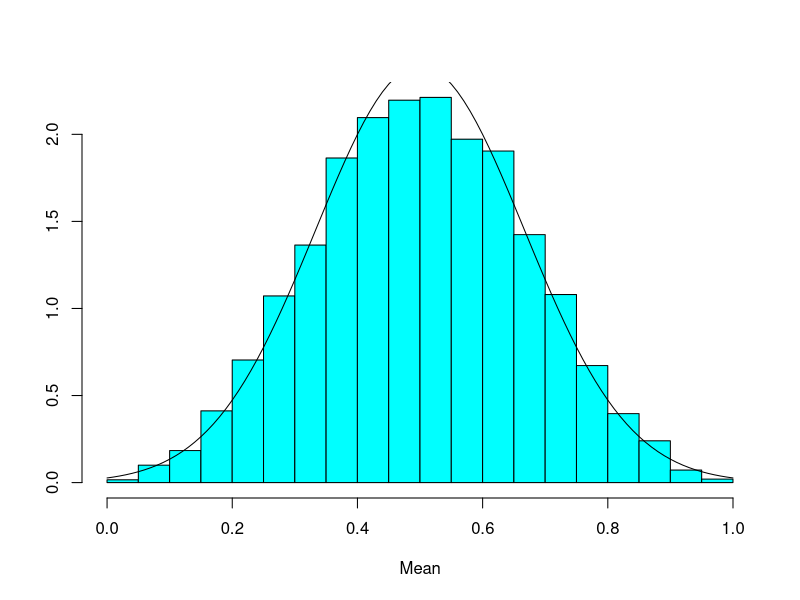
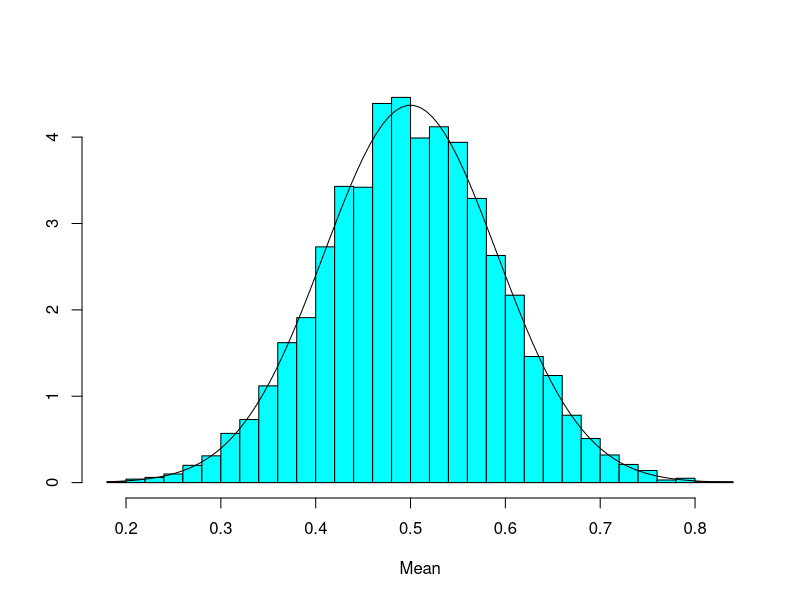
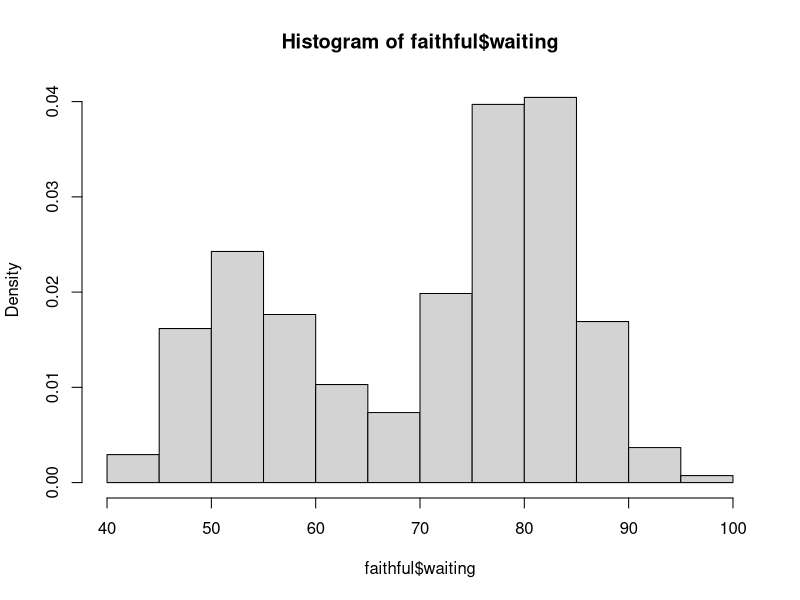
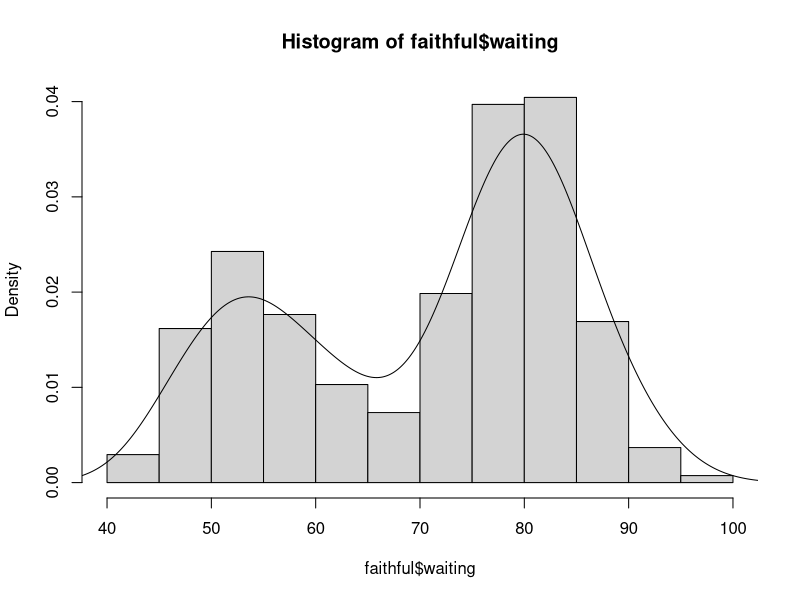

R code for these plots, in order:
## ---- chunk 1
knitr::opts_chunk$set(echo = TRUE)
## ---- chunk 2
library(MASS)
a = runif(5000)
b = runif(5000)
c = runif(5000)
to= cbind(a, b, c)
Mean = apply(to, MARGIN = 1, FUN=mean)
truehist(Mean, prob = TRUE) 
curve(dnorm(x, 1/2, sd=sqrt(1/36)), add=TRUE)
## ---- chunk 3
a = runif(50000)
p = matrix(a, nrow = 5000, ncol = 10)
Mean = apply(p, MARGIN = 1, FUN=mean)
truehist(Mean, prob = TRUE) 
curve(dnorm(x, 1/2, sd=sqrt(1/120)), add=TRUE)
## ---- chunk 4
hist(faithful$waiting, prob = TRUE)
## ---- chunk 5
hist(faithful$waiting, prob = TRUE)
lines(density(faithful$waiting))
## ---- chunk 6
sd.n = function(x){
  v = var(x)
  n = NROW(x)
  sqrt(v*(n-1)/n)
}
## ---- chunk 7
norm = function(x){
  a = x %*% x
  sqrt(a)
}
norm(c(2,5,2,4))
